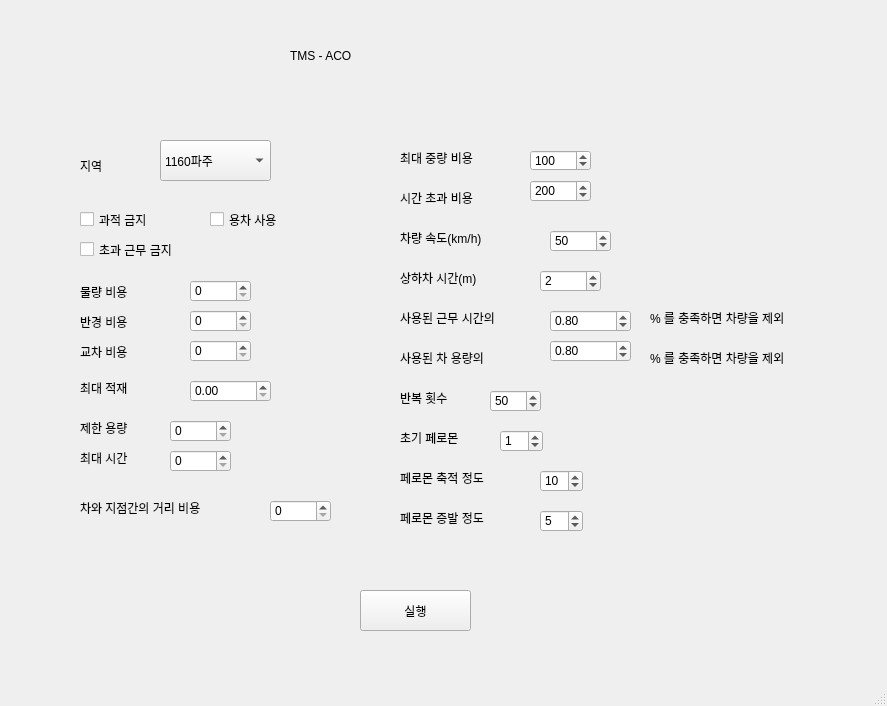
<?xml version="1.0" encoding="UTF-8"?>
<ui version="4.0">
 <class>TMS</class>
 <widget class="QMainWindow" name="TMS">
  <property name="geometry">
   <rect>
    <x>0</x>
    <y>0</y>
    <width>887</width>
    <height>706</height>
   </rect>
  </property>
  <property name="windowTitle">
   <string>MainWindow</string>
  </property>
  <property name="styleSheet">
   <string notr="true">
font: 10pt &quot;푸라닭 젠틀 고딕&quot;;

</string>
  </property>
  <widget class="QWidget" name="centralwidget">
   <widget class="QComboBox" name="localBox">
    <property name="geometry">
     <rect>
      <x>160</x>
      <y>140</y>
      <width>111</width>
      <height>41</height>
     </rect>
    </property>
    <property name="styleSheet">
     <string notr="true"/>
    </property>
    <item>
     <property name="text">
      <string>1160파주</string>
     </property>
    </item>
    <item>
     <property name="text">
      <string>1120청주</string>
     </property>
    </item>
    <item>
     <property name="text">
      <string>1110중앙</string>
     </property>
    </item>
    <item>
     <property name="text">
      <string>1130구미</string>
     </property>
    </item>
    <item>
     <property name="text">
      <string>1140광주</string>
     </property>
    </item>
    <item>
     <property name="text">
      <string>1142여수</string>
     </property>
    </item>
    <item>
     <property name="text">
      <string>1150창원</string>
     </property>
    </item>
    <item>
     <property name="text">
      <string>1141익산</string>
     </property>
    </item>
    <item>
     <property name="text">
      <string>1190미국</string>
     </property>
    </item>
    <item>
     <property name="text">
      <string>1151울산</string>
     </property>
    </item>
   </widget>
   <widget class="QLabel" name="title">
    <property name="geometry">
     <rect>
      <x>290</x>
      <y>20</y>
      <width>311</width>
      <height>71</height>
     </rect>
    </property>
    <property name="styleSheet">
     <string notr="true">font: 36pt &quot;푸라닭 젠틀 고딕&quot;;
</string>
    </property>
    <property name="text">
     <string>TMS - ACO</string>
    </property>
   </widget>
   <widget class="QLabel" name="local">
    <property name="geometry">
     <rect>
      <x>80</x>
      <y>140</y>
      <width>51</width>
      <height>51</height>
     </rect>
    </property>
    <property name="styleSheet">
     <string notr="true">font: 12pt &quot;푸라닭 젠틀 고딕&quot;;</string>
    </property>
    <property name="text">
     <string>지역</string>
    </property>
   </widget>
   <widget class="QCheckBox" name="no_over_cap">
    <property name="geometry">
     <rect>
      <x>80</x>
      <y>210</y>
      <width>96</width>
      <height>19</height>
     </rect>
    </property>
    <property name="layoutDirection">
     <enum>Qt::LeftToRight</enum>
    </property>
    <property name="text">
     <string>과적 금지</string>
    </property>
   </widget>
   <widget class="QPushButton" name="Btn1">
    <property name="geometry">
     <rect>
      <x>360</x>
      <y>590</y>
      <width>111</width>
      <height>41</height>
     </rect>
    </property>
    <property name="styleSheet">
     <string notr="true"/>
    </property>
    <property name="text">
     <string>실행</string>
    </property>
   </widget>
   <widget class="QCheckBox" name="no_over_time">
    <property name="geometry">
     <rect>
      <x>80</x>
      <y>240</y>
      <width>141</width>
      <height>19</height>
     </rect>
    </property>
    <property name="layoutDirection">
     <enum>Qt::LeftToRight</enum>
    </property>
    <property name="text">
     <string>초과 근무 금지</string>
    </property>
   </widget>
   <widget class="QLabel" name="quantity">
    <property name="geometry">
     <rect>
      <x>80</x>
      <y>284</y>
      <width>71</width>
      <height>16</height>
     </rect>
    </property>
    <property name="text">
     <string>물량 비용</string>
    </property>
   </widget>
   <widget class="QLabel" name="hub_radius">
    <property name="geometry">
     <rect>
      <x>80</x>
      <y>314</y>
      <width>71</width>
      <height>16</height>
     </rect>
    </property>
    <property name="text">
     <string>반경 비용</string>
    </property>
   </widget>
   <widget class="QLabel" name="crossline">
    <property name="geometry">
     <rect>
      <x>80</x>
      <y>344</y>
      <width>71</width>
      <height>16</height>
     </rect>
    </property>
    <property name="text">
     <string>교차 비용</string>
    </property>
   </widget>
   <widget class="QDoubleSpinBox" name="max_capacity_cost">
    <property name="geometry">
     <rect>
      <x>190</x>
      <y>380</y>
      <width>81</width>
      <height>22</height>
     </rect>
    </property>
   </widget>
   <widget class="QLabel" name="max_capacity">
    <property name="geometry">
     <rect>
      <x>80</x>
      <y>380</y>
      <width>71</width>
      <height>16</height>
     </rect>
    </property>
    <property name="text">
     <string>최대 적재</string>
    </property>
   </widget>
   <widget class="QLabel" name="limit_capacity">
    <property name="geometry">
     <rect>
      <x>80</x>
      <y>420</y>
      <width>71</width>
      <height>16</height>
     </rect>
    </property>
    <property name="text">
     <string>제한 용량</string>
    </property>
   </widget>
   <widget class="QLabel" name="limit_time">
    <property name="geometry">
     <rect>
      <x>80</x>
      <y>450</y>
      <width>71</width>
      <height>16</height>
     </rect>
    </property>
    <property name="text">
     <string>최대 시간</string>
    </property>
   </widget>
   <widget class="QSpinBox" name="limit_capacity_var">
    <property name="geometry">
     <rect>
      <x>170</x>
      <y>420</y>
      <width>61</width>
      <height>22</height>
     </rect>
    </property>
   </widget>
   <widget class="QSpinBox" name="limit_time_var">
    <property name="geometry">
     <rect>
      <x>170</x>
      <y>450</y>
      <width>61</width>
      <height>22</height>
     </rect>
    </property>
   </widget>
   <widget class="QLabel" name="max_capacity_cost_var">
    <property name="geometry">
     <rect>
      <x>400</x>
      <y>150</y>
      <width>111</width>
      <height>16</height>
     </rect>
    </property>
    <property name="text">
     <string>최대 중량 비용</string>
    </property>
   </widget>
   <widget class="QLabel" name="timewindow">
    <property name="geometry">
     <rect>
      <x>400</x>
      <y>190</y>
      <width>111</width>
      <height>16</height>
     </rect>
    </property>
    <property name="text">
     <string>시간 초과 비용</string>
    </property>
   </widget>
   <widget class="QLabel" name="car_speed">
    <property name="geometry">
     <rect>
      <x>400</x>
      <y>230</y>
      <width>131</width>
      <height>16</height>
     </rect>
    </property>
    <property name="text">
     <string>차량 속도(km/h)</string>
    </property>
   </widget>
   <widget class="QLabel" name="loading_unloading">
    <property name="geometry">
     <rect>
      <x>400</x>
      <y>270</y>
      <width>121</width>
      <height>16</height>
     </rect>
    </property>
    <property name="text">
     <string>상하차 시간(m)</string>
    </property>
   </widget>
   <widget class="QSpinBox" name="loading_unloading_var">
    <property name="geometry">
     <rect>
      <x>540</x>
      <y>270</y>
      <width>61</width>
      <height>22</height>
     </rect>
    </property>
    <property name="value">
     <number>2</number>
    </property>
   </widget>
   <widget class="QLabel" name="used_limit_time">
    <property name="geometry">
     <rect>
      <x>400</x>
      <y>310</y>
      <width>141</width>
      <height>16</height>
     </rect>
    </property>
    <property name="text">
     <string>사용된 근무 시간의</string>
    </property>
   </widget>
   <widget class="QDoubleSpinBox" name="used_limit_time_var">
    <property name="geometry">
     <rect>
      <x>550</x>
      <y>310</y>
      <width>81</width>
      <height>22</height>
     </rect>
    </property>
    <property name="minimum">
     <double>0.000000000000000</double>
    </property>
    <property name="value">
     <double>0.800000000000000</double>
    </property>
   </widget>
   <widget class="QLabel" name="used_limit_time2">
    <property name="geometry">
     <rect>
      <x>650</x>
      <y>310</y>
      <width>201</width>
      <height>16</height>
     </rect>
    </property>
    <property name="text">
     <string>% 를 충족하면 차량을 제외</string>
    </property>
   </widget>
   <widget class="QLabel" name="used_limit_cap2">
    <property name="geometry">
     <rect>
      <x>650</x>
      <y>350</y>
      <width>201</width>
      <height>16</height>
     </rect>
    </property>
    <property name="text">
     <string>% 를 충족하면 차량을 제외</string>
    </property>
   </widget>
   <widget class="QDoubleSpinBox" name="used_limit_cap_var">
    <property name="geometry">
     <rect>
      <x>550</x>
      <y>340</y>
      <width>81</width>
      <height>22</height>
     </rect>
    </property>
    <property name="value">
     <double>0.800000000000000</double>
    </property>
   </widget>
   <widget class="QLabel" name="used_limit_cap">
    <property name="geometry">
     <rect>
      <x>400</x>
      <y>350</y>
      <width>141</width>
      <height>16</height>
     </rect>
    </property>
    <property name="text">
     <string>사용된 차 용량의</string>
    </property>
   </widget>
   <widget class="QLabel" name="car_customer">
    <property name="geometry">
     <rect>
      <x>80</x>
      <y>500</y>
      <width>181</width>
      <height>16</height>
     </rect>
    </property>
    <property name="text">
     <string>차와 지점간의 거리 비용</string>
    </property>
   </widget>
   <widget class="QSpinBox" name="quantity_var">
    <property name="geometry">
     <rect>
      <x>190</x>
      <y>280</y>
      <width>61</width>
      <height>22</height>
     </rect>
    </property>
    <property name="styleSheet">
     <string notr="true"/>
    </property>
   </widget>
   <widget class="QSpinBox" name="hub_radius_var">
    <property name="geometry">
     <rect>
      <x>190</x>
      <y>310</y>
      <width>61</width>
      <height>22</height>
     </rect>
    </property>
   </widget>
   <widget class="QSpinBox" name="crossline_var">
    <property name="geometry">
     <rect>
      <x>190</x>
      <y>340</y>
      <width>61</width>
      <height>22</height>
     </rect>
    </property>
   </widget>
   <widget class="QSpinBox" name="car_customer_var">
    <property name="geometry">
     <rect>
      <x>270</x>
      <y>500</y>
      <width>61</width>
      <height>22</height>
     </rect>
    </property>
   </widget>
   <widget class="QSpinBox" name="max_capacity_cost_var_2">
    <property name="geometry">
     <rect>
      <x>530</x>
      <y>150</y>
      <width>61</width>
      <height>21</height>
     </rect>
    </property>
    <property name="maximum">
     <number>10000</number>
    </property>
    <property name="value">
     <number>100</number>
    </property>
    <property name="displayIntegerBase">
     <number>10</number>
    </property>
   </widget>
   <widget class="QSpinBox" name="timewindow_var">
    <property name="geometry">
     <rect>
      <x>530</x>
      <y>180</y>
      <width>61</width>
      <height>22</height>
     </rect>
    </property>
    <property name="maximum">
     <number>10000</number>
    </property>
    <property name="value">
     <number>200</number>
    </property>
   </widget>
   <widget class="QSpinBox" name="car_speed_var">
    <property name="geometry">
     <rect>
      <x>550</x>
      <y>230</y>
      <width>61</width>
      <height>22</height>
     </rect>
    </property>
    <property name="value">
     <number>50</number>
    </property>
   </widget>
   <widget class="QCheckBox" name="available_yong">
    <property name="geometry">
     <rect>
      <x>210</x>
      <y>210</y>
      <width>96</width>
      <height>19</height>
     </rect>
    </property>
    <property name="text">
     <string>용차 사용</string>
    </property>
   </widget>
   <widget class="QLabel" name="count">
    <property name="geometry">
     <rect>
      <x>400</x>
      <y>390</y>
      <width>71</width>
      <height>16</height>
     </rect>
    </property>
    <property name="text">
     <string>반복 횟수</string>
    </property>
   </widget>
   <widget class="QSpinBox" name="count_var">
    <property name="geometry">
     <rect>
      <x>490</x>
      <y>390</y>
      <width>51</width>
      <height>22</height>
     </rect>
    </property>
    <property name="value">
     <number>50</number>
    </property>
   </widget>
   <widget class="QLabel" name="initial_pheromone">
    <property name="geometry">
     <rect>
      <x>400</x>
      <y>430</y>
      <width>91</width>
      <height>16</height>
     </rect>
    </property>
    <property name="text">
     <string>초기 페로몬</string>
    </property>
   </widget>
   <widget class="QSpinBox" name="initial_pheromone_var">
    <property name="geometry">
     <rect>
      <x>500</x>
      <y>430</y>
      <width>43</width>
      <height>22</height>
     </rect>
    </property>
    <property name="value">
     <number>1</number>
    </property>
   </widget>
   <widget class="QLabel" name="deposit_pheromone">
    <property name="geometry">
     <rect>
      <x>400</x>
      <y>470</y>
      <width>121</width>
      <height>16</height>
     </rect>
    </property>
    <property name="text">
     <string>페로몬 축적 정도</string>
    </property>
   </widget>
   <widget class="QSpinBox" name="pheromone_deposit_weight">
    <property name="geometry">
     <rect>
      <x>540</x>
      <y>470</y>
      <width>43</width>
      <height>22</height>
     </rect>
    </property>
    <property name="value">
     <number>10</number>
    </property>
   </widget>
   <widget class="QSpinBox" name="evaporation_pheromone_var">
    <property name="geometry">
     <rect>
      <x>540</x>
      <y>510</y>
      <width>43</width>
      <height>22</height>
     </rect>
    </property>
    <property name="value">
     <number>5</number>
    </property>
   </widget>
   <widget class="QLabel" name="eva_phe">
    <property name="geometry">
     <rect>
      <x>400</x>
      <y>510</y>
      <width>121</width>
      <height>16</height>
     </rect>
    </property>
    <property name="text">
     <string>페로몬 증발 정도</string>
    </property>
   </widget>
  </widget>
  <widget class="QMenuBar" name="menubar">
   <property name="geometry">
    <rect>
     <x>0</x>
     <y>0</y>
     <width>887</width>
     <height>21</height>
    </rect>
   </property>
  </widget>
  <widget class="QStatusBar" name="statusbar"/>
 </widget>
 <resources/>
 <connections/>
</ui>
